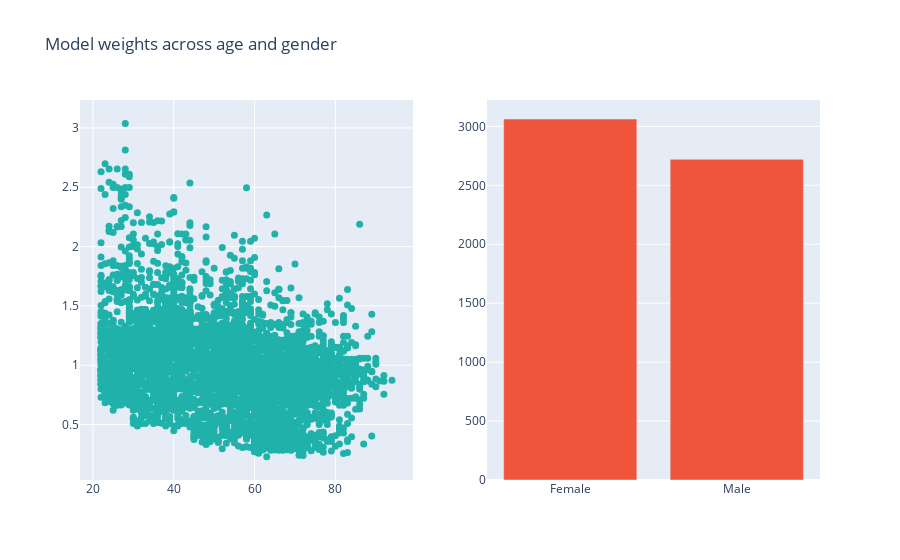

Notebook cell for this chart:
### Markdown cell above
#### We can put two plots next to eachother using Plotly's make_subplots
Let's use this to look at how different ages and genders are weighted

### Code cell
sub = make_subplots(rows=1, cols=2) 

sub.add_scatter(x=df['ppage'], y=df['weight'], mode='markers', row=1, col=1, showlegend=False, marker=dict(size=7, color='LightSeaGreen'))

gender = df[['weight', 'gender']].groupby('gender', as_index=False).sum()
sub.add_bar(x=gender['gender'], y=gender['weight'], row=1, col=2, showlegend=False)

sub.layout.title.text = "Model weights across age and gender"

sub.show()

### Figure 1 — Plotly figure (JSON) as saved in the notebook; plotly's stock layout.template omitted (floating-point values rounded to 4 significant figures; data arrays with more than 128 entries replaced by an {"elided": "..."} marker saying what was removed)
{"data": [{"marker": {"color": "LightSeaGreen", "size": 7}, "mode": "markers", "showlegend": false, "type": "scatter", "x": {"elided": "5836 int values"}, "xaxis": "x", "y": {"elided": "5836 float values"}, "yaxis": "y"}, {"showlegend": false, "type": "bar", "x": ["Female", "Male"], "xaxis": "x2", "y": [3063.0, 2721.0], "yaxis": "y2"}], "layout": {"autosize": true, "title": {"text": "Model weights across age and gender"}, "xaxis": {"anchor": "y", "autorange": true, "domain": [0, 0.45], "range": [17.33, 98.67], "type": "linear"}, "xaxis2": {"anchor": "y2", "autorange": true, "domain": [0.55, 1], "range": [-0.5, 1.5], "type": "category"}, "yaxis": {"anchor": "x", "autorange": true, "domain": [0, 1], "range": [-0.01534, 3.284], "type": "linear"}, "yaxis2": {"anchor": "x2", "autorange": true, "domain": [0, 1], "range": [0, 3224.0], "type": "linear"}}}
